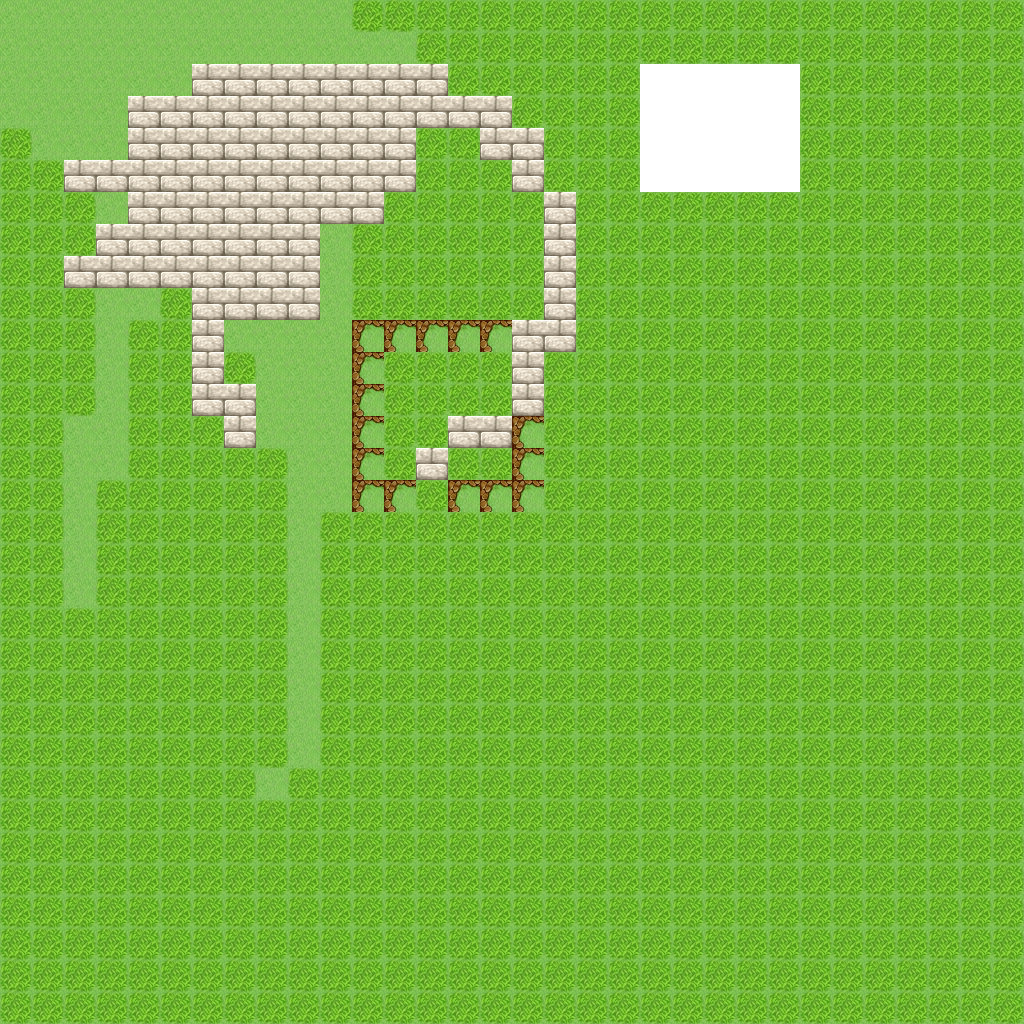

This game map was drawn from its Tiled (.tmx) file and the tilesets committed beside it. A one-line description and the full map source follow:
An orthogonal 32x32 tile map with 32x32 px tiles, 2 tile layers (ground, walls).

<map version="1.10" tiledversion="1.10.2" orientation="orthogonal" renderorder="right-down" width="32" height="32" tilewidth="32" tileheight="32" infinite="0" nextlayerid="3" nextobjectid="1">
 <tileset firstgid="1" name="tileset" tilewidth="32" tileheight="32" tilecount="256" columns="16">
  <image source="../textures/Spritesheet.png" trans="ff00ff" width="512" height="512" />
 </tileset>
 <layer id="1" name="ground" width="32" height="32">
  <data encoding="csv">
1,1,1,1,1,1,1,1,1,1,1,2,2,2,2,2,2,2,2,2,2,2,2,2,2,2,2,2,2,2,2,2,
1,1,1,1,1,1,1,1,1,1,1,1,1,2,2,2,2,2,2,2,2,2,2,2,2,2,2,2,2,2,2,2,
1,1,1,1,1,1,1,1,1,1,1,1,1,2,2,2,2,2,2,2,2,2,2,2,2,2,2,2,2,2,2,2,
1,1,1,1,1,1,1,1,1,1,1,2,1,2,2,2,2,2,2,2,2,2,2,2,2,2,2,2,2,2,2,2,
2,1,1,1,1,1,1,1,1,1,1,1,2,2,2,2,2,2,2,2,2,2,2,2,2,2,2,2,2,2,2,2,
2,2,1,1,1,1,1,1,1,1,1,1,2,2,2,2,2,2,2,2,2,2,2,2,2,2,2,2,2,2,2,2,
2,2,2,1,1,1,1,1,1,1,1,2,2,2,2,2,2,2,2,2,2,2,2,2,2,2,2,2,2,2,2,2,
2,2,2,1,1,1,1,1,1,1,1,2,2,2,2,2,2,2,2,2,2,2,2,2,2,2,2,2,2,2,2,2,
2,2,2,1,1,2,1,1,1,1,1,2,2,2,2,2,2,2,2,2,2,2,2,2,2,2,2,2,2,2,2,2,
2,2,2,1,1,2,1,1,1,1,1,2,2,2,2,2,2,2,2,2,2,2,2,2,2,2,2,2,2,2,2,2,
2,2,2,1,2,2,1,1,1,1,1,5,5,5,5,5,5,2,2,2,2,2,2,2,2,2,2,2,2,2,2,2,
2,2,2,1,2,2,2,2,1,1,1,5,2,2,2,2,5,2,2,2,2,2,2,2,2,2,2,2,2,2,2,2,
2,2,2,1,2,2,2,2,1,1,1,5,2,2,2,2,5,2,2,2,2,2,2,2,2,2,2,2,2,2,2,2,
2,2,1,1,2,2,2,2,1,1,1,5,2,2,2,2,5,2,2,2,2,2,2,2,2,2,2,2,2,2,2,2,
2,2,1,1,2,2,2,2,2,1,1,5,2,2,2,2,5,2,2,2,2,2,2,2,2,2,2,2,2,2,2,2,
2,2,1,2,2,2,2,2,2,1,1,5,5,2,5,5,5,2,2,2,2,2,2,2,2,2,2,2,2,2,2,2,
2,2,1,2,2,2,2,2,2,1,2,2,2,2,2,2,2,2,2,2,2,2,2,2,2,2,2,2,2,2,2,2,
2,2,1,2,2,2,2,2,2,1,2,2,2,2,2,2,2,2,2,2,2,2,2,2,2,2,2,2,2,2,2,2,
2,2,1,2,2,2,2,2,2,1,2,2,2,2,2,2,2,2,2,2,2,2,2,2,2,2,2,2,2,2,2,2,
2,2,2,2,2,2,2,2,2,1,2,2,2,2,2,2,2,2,2,2,2,2,2,2,2,2,2,2,2,2,2,2,
2,2,2,2,2,2,2,2,2,1,2,2,2,2,2,2,2,2,2,2,2,2,2,2,2,2,2,2,2,2,2,2,
2,2,2,2,2,2,2,2,2,1,2,2,2,2,2,2,2,2,2,2,2,2,2,2,2,2,2,2,2,2,2,2,
2,2,2,2,2,2,2,2,2,1,2,2,2,2,2,2,2,2,2,2,2,2,2,2,2,2,2,2,2,2,2,2,
2,2,2,2,2,2,2,2,2,1,2,2,2,2,2,2,2,2,2,2,2,2,2,2,2,2,2,2,2,2,2,2,
2,2,2,2,2,2,2,2,1,2,2,2,2,2,2,2,2,2,2,2,2,2,2,2,2,2,2,2,2,2,2,2,
2,2,2,2,2,2,2,2,2,2,2,2,2,2,2,2,2,2,2,2,2,2,2,2,2,2,2,2,2,2,2,2,
2,2,2,2,2,2,2,2,2,2,2,2,2,2,2,2,2,2,2,2,2,2,2,2,2,2,2,2,2,2,2,2,
2,2,2,2,2,2,2,2,2,2,2,2,2,2,2,2,2,2,2,2,2,2,2,2,2,2,2,2,2,2,2,2,
2,2,2,2,2,2,2,2,2,2,2,2,2,2,2,2,2,2,2,2,2,2,2,2,2,2,2,2,2,2,2,2,
2,2,2,2,2,2,2,2,2,2,2,2,2,2,2,2,2,2,2,2,2,2,2,2,2,2,2,2,2,2,2,2,
2,2,2,2,2,2,2,2,2,2,2,2,2,2,2,2,2,2,2,2,2,2,2,2,2,2,2,2,2,2,2,2,
2,2,2,2,2,2,2,2,2,2,2,2,2,2,2,2,2,2,2,2,2,2,2,2,2,2,2,2,2,2,2,2
</data>
 </layer>
 <layer id="2" name="walls" width="32" height="32">
  <data encoding="csv">
0,0,0,0,0,0,0,0,0,0,0,0,0,0,0,0,0,0,0,0,0,0,0,0,0,0,0,0,0,0,0,0,
0,0,0,0,0,0,0,0,0,0,0,0,0,0,0,0,0,0,0,0,0,0,0,0,0,0,0,0,0,0,0,0,
0,0,0,0,0,0,24,24,24,24,24,24,24,24,0,0,0,0,0,0,25,25,25,25,25,0,0,0,0,0,0,0,
0,0,0,0,24,24,24,24,24,24,24,24,24,24,24,24,0,0,0,0,25,25,25,25,25,0,0,0,0,0,0,0,
0,0,0,0,24,24,24,24,24,24,24,24,24,0,0,24,24,0,0,0,25,25,25,25,25,0,0,0,0,0,0,0,
0,0,24,24,24,24,24,24,24,24,24,24,24,0,0,0,24,0,0,0,25,25,25,25,25,0,0,0,0,0,0,0,
0,0,0,0,24,24,24,24,24,24,24,24,0,0,0,0,0,24,0,0,0,0,0,0,0,0,0,0,0,0,0,0,
0,0,0,24,24,24,24,24,24,24,0,0,0,0,0,0,0,24,0,0,0,0,0,0,0,0,0,0,0,0,0,0,
0,0,24,24,24,24,24,24,24,24,0,0,0,0,0,0,0,24,0,0,0,0,0,0,0,0,0,0,0,0,0,0,
0,0,0,0,0,0,24,24,24,24,0,0,0,0,0,0,0,24,0,0,0,0,0,0,0,0,0,0,0,0,0,0,
0,0,0,0,0,0,24,0,0,0,0,0,0,0,0,0,24,24,0,0,0,0,0,0,0,0,0,0,0,0,0,0,
0,0,0,0,0,0,24,0,0,0,0,0,0,0,0,0,24,0,0,0,0,0,0,0,0,0,0,0,0,0,0,0,
0,0,0,0,0,0,24,24,0,0,0,0,0,0,0,0,24,0,0,0,0,0,0,0,0,0,0,0,0,0,0,0,
0,0,0,0,0,0,0,24,0,0,0,0,0,0,24,24,0,0,0,0,0,0,0,0,0,0,0,0,0,0,0,0,
0,0,0,0,0,0,0,0,0,0,0,0,0,24,0,0,0,0,0,0,0,0,0,0,0,0,0,0,0,0,0,0,
0,0,0,0,0,0,0,0,0,0,0,0,0,0,0,0,0,0,0,0,0,0,0,0,0,0,0,0,0,0,0,0,
0,0,0,0,0,0,0,0,0,0,0,0,0,0,0,0,0,0,0,0,0,0,0,0,0,0,0,0,0,0,0,0,
0,0,0,0,0,0,0,0,0,0,0,0,0,0,0,0,0,0,0,0,0,0,0,0,0,0,0,0,0,0,0,0,
0,0,0,0,0,0,0,0,0,0,0,0,0,0,0,0,0,0,0,0,0,0,0,0,0,0,0,0,0,0,0,0,
0,0,0,0,0,0,0,0,0,0,0,0,0,0,0,0,0,0,0,0,0,0,0,0,0,0,0,0,0,0,0,0,
0,0,0,0,0,0,0,0,0,0,0,0,0,0,0,0,0,0,0,0,0,0,0,0,0,0,0,0,0,0,0,0,
0,0,0,0,0,0,0,0,0,0,0,0,0,0,0,0,0,0,0,0,0,0,0,0,0,0,0,0,0,0,0,0,
0,0,0,0,0,0,0,0,0,0,0,0,0,0,0,0,0,0,0,0,0,0,0,0,0,0,0,0,0,0,0,0,
0,0,0,0,0,0,0,0,0,0,0,0,0,0,0,0,0,0,0,0,0,0,0,0,0,0,0,0,0,0,0,0,
0,0,0,0,0,0,0,0,0,0,0,0,0,0,0,0,0,0,0,0,0,0,0,0,0,0,0,0,0,0,0,0,
0,0,0,0,0,0,0,0,0,0,0,0,0,0,0,0,0,0,0,0,0,0,0,0,0,0,0,0,0,0,0,0,
0,0,0,0,0,0,0,0,0,0,0,0,0,0,0,0,0,0,0,0,0,0,0,0,0,0,0,0,0,0,0,0,
0,0,0,0,0,0,0,0,0,0,0,0,0,0,0,0,0,0,0,0,0,0,0,0,0,0,0,0,0,0,0,0,
0,0,0,0,0,0,0,0,0,0,0,0,0,0,0,0,0,0,0,0,0,0,0,0,0,0,0,0,0,0,0,0,
0,0,0,0,0,0,0,0,0,0,0,0,0,0,0,0,0,0,0,0,0,0,0,0,0,0,0,0,0,0,0,0,
0,0,0,0,0,0,0,0,0,0,0,0,0,0,0,0,0,0,0,0,0,0,0,0,0,0,0,0,0,0,0,0,
0,0,0,0,0,0,0,0,0,0,0,0,0,0,0,0,0,0,0,0,0,0,0,0,0,0,0,0,0,0,0,0
</data>
 </layer>
</map>